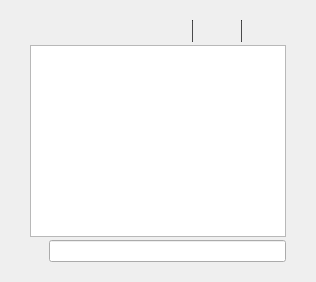
     <widget class="QWidget" name="tab_console">
      <attribute name="title">
       <string>&amp;Console</string>
      </attribute>
      <layout class="QVBoxLayout" name="verticalLayout_3">
       <property name="spacing">
        <number>3</number>
       </property>
       <property name="leftMargin">
        <number>30</number>
       </property>
       <property name="topMargin">
        <number>20</number>
       </property>
       <property name="rightMargin">
        <number>30</number>
       </property>
       <property name="bottomMargin">
        <number>20</number>
       </property>
       <item>
        <layout class="QHBoxLayout" name="horizontalLayout">
         <property name="spacing">
          <number>4</number>
         </property>
         <item>
          <spacer name="horizontalSpacer">
           <property name="orientation">
            <enum>Qt::Horizontal</enum>
           </property>
           <property name="sizeHint" stdset="0">
            <size>
             <width>40</width>
             <height>20</height>
            </size>
           </property>
          </spacer>
         </item>
         <item>
          <widget class="QPushButton" name="fontSmallerButton">
           <property name="toolTip">
            <string>Decrease font size</string>
           </property>
           <property name="text">
            <string/>
           </property>
           <property name="icon">
            <iconset resource="../motion.qrc">
             <normaloff>:/icons/fontsmaller</normaloff>:/icons/fontsmaller</iconset>
           </property>
           <property name="autoDefault">
            <bool>false</bool>
           </property>
           <property name="flat">
            <bool>true</bool>
           </property>
          </widget>
         </item>
         <item>
          <widget class="Line" name="vLine">
           <property name="maximumSize">
            <size>
             <width>1</width>
             <height>22</height>
            </size>
           </property>
           <property name="styleSheet">
            <string notr="true">QFrame{ background: #404041; }</string>
           </property>
           <property name="orientation">
            <enum>Qt::Vertical</enum>
           </property>
          </widget>
         </item>
         <item>
          <widget class="QPushButton" name="fontBiggerButton">
           <property name="toolTip">
            <string>Increase font size</string>
           </property>
           <property name="text">
            <string/>
           </property>
           <property name="icon">
            <iconset resource="../motion.qrc">
             <normaloff>:/icons/fontbigger</normaloff>:/icons/fontbigger</iconset>
           </property>
           <property name="autoDefault">
            <bool>false</bool>
           </property>
           <property name="flat">
            <bool>true</bool>
           </property>
          </widget>
         </item>
         <item>
          <widget class="Line" name="vLine2">
           <property name="maximumSize">
            <size>
             <width>1</width>
             <height>22</height>
            </size>
           </property>
           <property name="styleSheet">
            <string notr="true">QFrame{ background: #404041; }</string>
           </property>
           <property name="orientation">
            <enum>Qt::Vertical</enum>
           </property>
          </widget>
         </item>
         <item>
          <widget class="QPushButton" name="clearButton">
           <property name="toolTip">
            <string>Clear console</string>
           </property>
           <property name="layoutDirection">
            <enum>Qt::LeftToRight</enum>
           </property>
           <property name="text">
            <string/>
           </property>
           <property name="icon">
            <iconset resource="../motion.qrc">
             <normaloff>:/icons/remove</normaloff>:/icons/remove</iconset>
           </property>
           <property name="shortcut">
            <string notr="true">Ctrl+L</string>
           </property>
           <property name="autoDefault">
            <bool>false</bool>
           </property>
           <property name="flat">
            <bool>true</bool>
           </property>
          </widget>
         </item>
        </layout>
       </item>
       <item>
        <widget class="QTextEdit" name="messagesWidget">
         <property name="minimumSize">
          <size>
           <width>0</width>
           <height>100</height>
          </size>
         </property>
         <property name="readOnly">
          <bool>true</bool>
         </property>
         <property name="tabKeyNavigation" stdset="0">
          <bool>false</bool>
         </property>
         <property name="columnCount" stdset="0">
          <number>2</number>
         </property>
        </widget>
       </item>
       <item>
        <layout class="QHBoxLayout" name="horizontalLayoutPrompt">
         <property name="spacing">
          <number>3</number>
         </property>
         <item>
          <widget class="QPushButton" name="promptIcon">
           <property name="enabled">
            <bool>false</bool>
           </property>
           <property name="maximumSize">
            <size>
             <width>16</width>
             <height>24</height>
            </size>
           </property>
           <property name="text">
            <string/>
           </property>
           <property name="icon">
            <iconset>
             <normaloff>:/icons/prompticon</normaloff>
             <disabledoff>:/icons/prompticon</disabledoff>:/icons/prompticon</iconset>
           </property>
           <property name="iconSize">
            <size>
             <width>14</width>
             <height>14</height>
            </size>
           </property>
           <property name="autoDefault">
            <bool>false</bool>
           </property>
           <property name="flat">
            <bool>true</bool>
           </property>
          </widget>
         </item>
         <item>
          <widget class="QLineEdit" name="lineEdit">
           <property name="placeholderText">
            <string/>
           </property>
          </widget>
         </item>
        </layout>
       </item>
      </layout>
     </widget>
